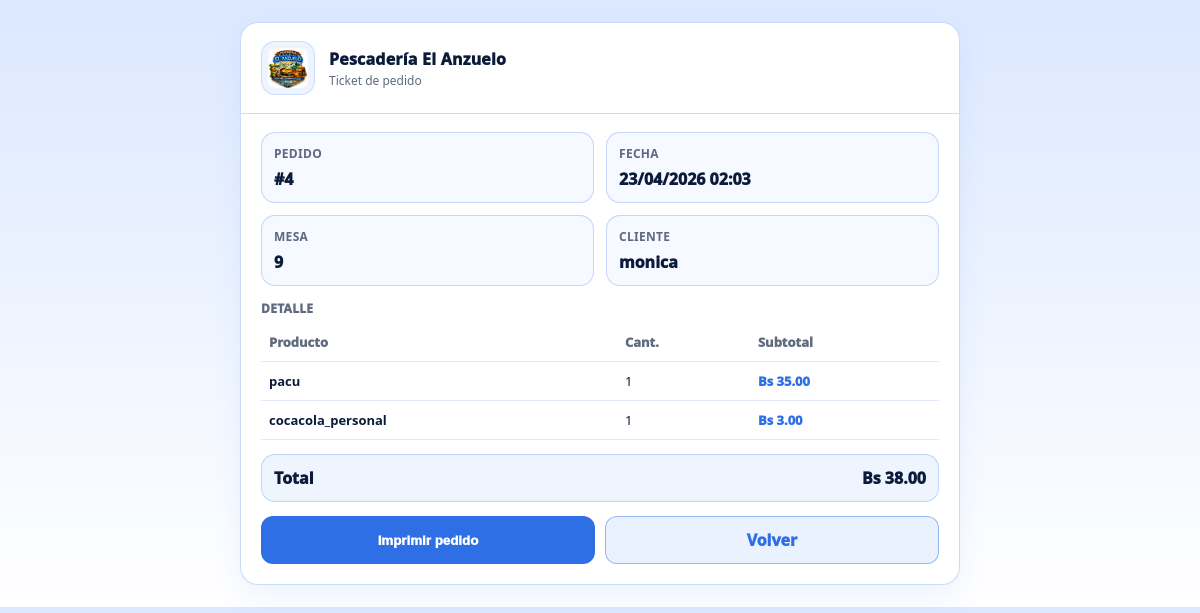
Page /pedido/4/ (signed in) on the committed database.
### sistema/models.py (models this page shows, shortened)
class Venta(models.Model):
    cliente = models.ForeignKey(Cliente, on_delete=models.CASCADE)
    mesa = models.IntegerField(default=1)
    fecha = models.DateTimeField(auto_now_add=True)
    total = models.DecimalField(max_digits=8, decimal_places=2)

class Cliente(models.Model):
    nombre = models.CharField(max_length=100)
    telefono = models.CharField(max_length=20)

class DetalleVenta(models.Model):
    venta = models.ForeignKey(Venta, on_delete=models.CASCADE)
    producto = models.ForeignKey(Producto, on_delete=models.CASCADE)
    cantidad = models.IntegerField()
    subtotal = models.DecimalField(max_digits=8, decimal_places=2)

class Producto(models.Model):
    class Categoria(models.TextChoices):
        PLATO = 'plato', 'Plato'
        BEBIDA = 'bebida', 'Bebida'
    class BebidaTipo(models.TextChoices):
        SODA = 'soda', 'Soda'
        JUGO_NATURAL = 'jugo', 'Jugo Natural'
        OTRA = 'otra', 'Otra'
    nombre = models.CharField(max_length=100)
    descripcion = models.TextField(blank=True)
    precio = models.DecimalField(max_digits=6, decimal_places=2)
    categoria = models.CharField(max_length=10, choices=Categoria.choices)
    bebida_tipo = models.CharField(max_length=20, choices=BebidaTipo.choices, blank=True)
    imagen = models.ImageField(upload_to='productos/', null=True, blank=True)

### sistema/views.py (the view)
# urls.py: path('pedido/<int:venta_id>/', views.pedido_detail, name='pedido_detail'),
@login_required
def pedido_detail(request, venta_id):
    venta = get_object_or_404(
        Venta.objects.select_related('cliente').all(),
        id=venta_id
    )
    detalles = DetalleVenta.objects.select_related('producto').filter(venta=venta)
    return render(request, 'sistema/pedido.html', {
        'venta': venta,
        'detalles': detalles,
    })

### sistema/templates/sistema/pedido.html (shortened to what this page needs)
<!DOCTYPE html>
<html>
<head>
    {% load static %}
    <link rel="stylesheet" href="{% static 'sistema/pedido.css' %}">
</head>
<body>
    <div class="ticket">
        <div class="head">
            <img src="{% static 'sistema/logo.jpeg' %}" alt="Logo Pescadería El Anzuelo">
            <div>
                <div class="title">Pescadería El Anzuelo</div>
                <div class="sub">Ticket de pedido</div>
            </div>
        </div>
        <div class="content">
            <div class="meta">
                <div class="box">
                    <div class="k">Pedido</div>
                    <div class="v">#{{ venta.id }}</div>
                </div>
                <div class="box">
                    <div class="k">Fecha</div>
                    <div class="v">{{ venta.fecha|date:"d/m/Y H:i" }}</div>
                </div>
                <div class="box">
                    <div class="k">Mesa</div>
                    <div class="v">{{ venta.mesa }}</div>
                </div>
                <div class="box">
                    <div class="k">Cliente</div>
                    <div class="v">{{ venta.cliente.nombre }}</div>
                </div>
            </div>
            <div class="ticket-section-title">Detalle</div>
            <table>
                <thead>
                    <tr>
                        <th>Producto</th>
                        <th>Cant.</th>
                        <th>Subtotal</th>
                    </tr>
                </thead>
                <tbody>
                    {% for d in detalles %}
                        <tr>
                            <td class="ticket-prod">{{ d.producto.nombre }}</td>
                            <td>{{ d.cantidad }}</td>
                            <td class="ticket-subtotal">Bs {{ d.subtotal }}</td>
                        </tr>
                    {% empty %}
                        <tr>
                            <td colspan="3" class="ticket-empty">Sin detalles</td>
                        </tr>
                    {% endfor %}
                </tbody>
            </table>
            <div class="total">
                <div>Total</div>
                <div>Bs {{ venta.total }}</div>
            </div>
            <div class="actions no-print">
                <button class="btn primary" type="button" id="printBtn">Imprimir pedido</button>
                <a class="btn" href="{% url 'inicio' %}">Volver</a>
            </div>
        </div>
    </div>
</body>
</html>

### sistema/static/sistema/pedido.css (style rules this page uses)
:root { --blue: #2f6fe6; --blue-soft: #dbe8ff; --white: #ffffff; --text: #0b1b3a; --muted: rgba(11, 27, 58, 0.65); --border: rgba(47,111,230,0.25); }
* { box-sizing: border-box; }
body { margin: 0; font-family: system-ui, -apple-system, Segoe UI, Roboto, Arial, sans-serif; background: linear-gradient(180deg, var(--blue-soft), var(--white)); color: var(--text); padding: 22px; }
.ticket { max-width: 720px; margin: 0 auto; background: #fff; border: 1px solid var(--border); border-radius: 18px; box-shadow: 0 12px 30px rgba(47,111,230,0.08); overflow: hidden; }
.head { padding: 18px 20px; border-bottom: 1px solid var(--border); display:flex; align-items:center; gap: 14px; }
.head img { width: 54px; height: 54px; object-fit: contain; border-radius: 14px; padding: 6px; background: rgba(47,111,230,0.08); border: 1px solid rgba(47,111,230,0.18); }
.head .title { font-weight: 1000; letter-spacing: 0.2px; }
.head .sub { margin-top: 2px; font-size: 12px; color: var(--muted); }
.content { padding: 18px 20px 20px; }
.meta { display:grid; grid-template-columns: 1fr 1fr; gap: 12px; margin-bottom: 14px; }
.box { border: 1px solid var(--border); border-radius: 14px; padding: 12px 12px; background: rgba(219,232,255,0.25); }
.box .k { font-size: 12px; color: var(--muted); font-weight: 800; text-transform: uppercase; letter-spacing: 0.3px; }
.box .v { margin-top: 6px; font-weight: 950; }
table { width: 100%; border-collapse: collapse; margin-top: 6px; }
th, td { text-align: left; padding: 10px 8px; border-bottom: 1px solid rgba(47,111,230,0.15); font-size: 13px; }
th { color: var(--muted); font-weight: 950; }
.total { margin-top: 14px; display:flex; justify-content: space-between; align-items:center; font-weight: 1000; padding: 12px 12px; border-radius: 14px; border: 1px solid var(--border); background: rgba(219,232,255,0.45); }
.actions { margin-top: 14px; display:flex; gap: 10px; }
.btn { padding: 12px 14px; border-radius: 12px; border: 1px solid rgba(47,111,230,0.45); background: rgba(219,232,255,0.55); color: var(--blue); font-weight: 1000; cursor:pointer; width: 100%; text-decoration: none; text-align: center; }
.btn.primary { background: var(--blue); border-color: rgba(47,111,230,0.9); color: #fff; }
.ticket-section-title { font-weight:1000; color: var(--muted); letter-spacing:0.3px; text-transform:uppercase; font-size:12px; }
.ticket-prod { font-weight:900; }
.ticket-subtotal { font-weight:1000; color: var(--blue); }

### rows in the picture
Venta: id "4", fecha "23/04/2026 02:03", mesa "9", cliente.nombre "monica", total "38.00"
DetalleVenta: producto.nombre "pacu", cantidad "1", subtotal "35.00"
DetalleVenta: producto.nombre "cocacola_personal", cantidad "1", subtotal "3.00"
